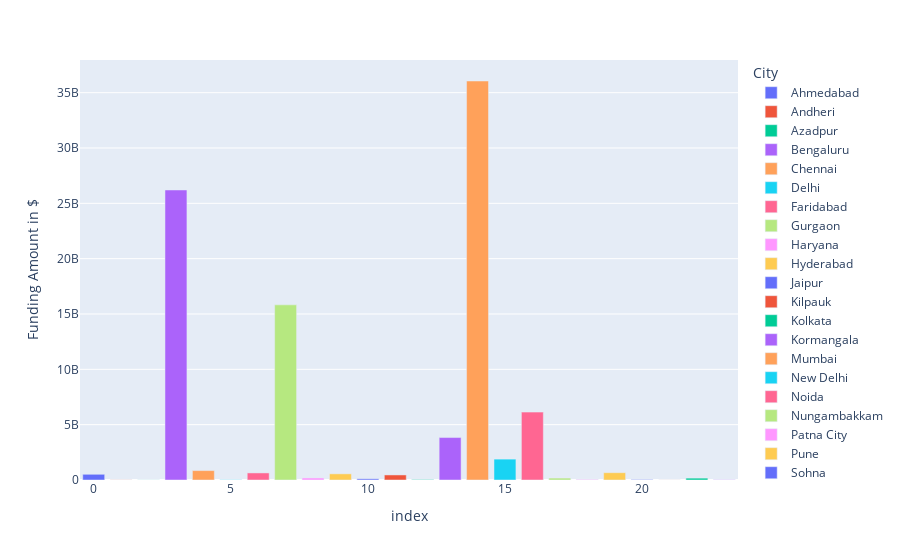

Notebook code for this chart:
### Code cell
px.bar(temp3,y='Funding Amount in $',color='City')

### Figure 1 — Plotly figure (JSON) as saved in the notebook; plotly's stock layout.template omitted (floating-point values rounded to 4 significant figures)
{"data": [{"alignmentgroup": "True", "hovertemplate": "City=Ahmedabad<br>index=%{x}<br>Funding Amount in $=%{y}<extra></extra>", "legendgroup": "Ahmedabad", "marker": {"color": "#636efa", "pattern": {"shape": ""}}, "name": "Ahmedabad", "offsetgroup": "Ahmedabad", "orientation": "v", "showlegend": true, "textposition": "auto", "type": "bar", "x": [0], "xaxis": "x", "y": [515970642], "yaxis": "y"}, {"alignmentgroup": "True", "hovertemplate": "City=Andheri<br>index=%{x}<br>Funding Amount in $=%{y}<extra></extra>", "legendgroup": "Andheri", "marker": {"color": "#EF553B", "pattern": {"shape": ""}}, "name": "Andheri", "offsetgroup": "Andheri", "orientation": "v", "showlegend": true, "textposition": "auto", "type": "bar", "x": [1], "xaxis": "x", "y": [11294388], "yaxis": "y"}, {"alignmentgroup": "True", "hovertemplate": "City=Azadpur<br>index=%{x}<br>Funding Amount in $=%{y}<extra></extra>", "legendgroup": "Azadpur", "marker": {"color": "#00cc96", "pattern": {"shape": ""}}, "name": "Azadpur", "offsetgroup": "Azadpur", "orientation": "v", "showlegend": true, "textposition": "auto", "type": "bar", "x": [2], "xaxis": "x", "y": [7420000], "yaxis": "y"}, {"alignmentgroup": "True", "hovertemplate": "City=Bengaluru<br>index=%{x}<br>Funding Amount in $=%{y}<extra></extra>", "legendgroup": "Bengaluru", "marker": {"color": "#ab63fa", "pattern": {"shape": ""}}, "name": "Bengaluru", "offsetgroup": "Bengaluru", "orientation": "v", "showlegend": true, "textposition": "auto", "type": "bar", "x": [3], "xaxis": "x", "y": [26207212825], "yaxis": "y"}, {"alignmentgroup": "True", "hovertemplate": "City=Chennai<br>index=%{x}<br>Funding Amount in $=%{y}<extra></extra>", "legendgroup": "Chennai", "marker": {"color": "#FFA15A", "pattern": {"shape": ""}}, "name": "Chennai", "offsetgroup": "Chennai", "orientation": "v", "showlegend": true, "textposition": "auto", "type": "bar", "x": [4], "xaxis": "x", "y": [849120965], "yaxis": "y"}, {"alignmentgroup": "True", "hovertemplate": "City=Delhi<br>index=%{x}<br>Funding Amount in $=%{y}<extra></extra>", "legendgroup": "Delhi", "marker": {"color": "#19d3f3", "pattern": {"shape": ""}}, "name": "Delhi", "offsetgroup": "Delhi", "orientation": "v", "showlegend": true, "textposition": "auto", "type": "bar", "x": [5], "xaxis": "x", "y": [24569257], "yaxis": "y"}, {"alignmentgroup": "True", "hovertemplate": "City=Faridabad<br>index=%{x}<br>Funding Amount in $=%{y}<extra></extra>", "legendgroup": "Faridabad", "marker": {"color": "#FF6692", "pattern": {"shape": ""}}, "name": "Faridabad", "offsetgroup": "Faridabad", "orientation": "v", "showlegend": true, "textposition": "auto", "type": "bar", "x": [6], "xaxis": "x", "y": [638829632], "yaxis": "y"}, {"alignmentgroup": "True", "hovertemplate": "City=Gurgaon<br>index=%{x}<br>Funding Amount in $=%{y}<extra></extra>", "legendgroup": "Gurgaon", "marker": {"color": "#B6E880", "pattern": {"shape": ""}}, "name": "Gurgaon", "offsetgroup": "Gurgaon", "orientation": "v", "showlegend": true, "textposition": "auto", "type": "bar", "x": [7], "xaxis": "x", "y": [15827429512], "yaxis": "y"}, {"alignmentgroup": "True", "hovertemplate": "City=Haryana<br>index=%{x}<br>Funding Amount in $=%{y}<extra></extra>", "legendgroup": "Haryana", "marker": {"color": "#FF97FF", "pattern": {"shape": ""}}, "name": "Haryana", "offsetgroup": "Haryana", "orientation": "v", "showlegend": true, "textposition": "auto", "type": "bar", "x": [8], "xaxis": "x", "y": [184794682], "yaxis": "y"}, {"alignmentgroup": "True", "hovertemplate": "City=Hyderabad<br>index=%{x}<br>Funding Amount in $=%{y}<extra></extra>", "legendgroup": "Hyderabad", "marker": {"color": "#FECB52", "pattern": {"shape": ""}}, "name": "Hyderabad", "offsetgroup": "Hyderabad", "orientation": "v", "showlegend": true, "textposition": "auto", "type": "bar", "x": [9], "xaxis": "x", "y": [557189029], "yaxis": "y"}, {"alignmentgroup": "True", "hovertemplate": "City=Jaipur<br>index=%{x}<br>Funding Amount in $=%{y}<extra></extra>", "legendgroup": "Jaipur", "marker": {"color": "#636efa", "pattern": {"shape": ""}}, "name": "Jaipur", "offsetgroup": "Jaipur", "orientation": "v", "showlegend": true, "textposition": "auto", "type": "bar", "x": [10], "xaxis": "x", "y": [108650000], "yaxis": "y"}, {"alignmentgroup": "True", "hovertemplate": "City=Kilpauk<br>index=%{x}<br>Funding Amount in $=%{y}<extra></extra>", "legendgroup": "Kilpauk", "marker": {"color": "#EF553B", "pattern": {"shape": ""}}, "name": "Kilpauk", "offsetgroup": "Kilpauk", "orientation": "v", "showlegend": true, "textposition": "auto", "type": "bar", "x": [11], "xaxis": "x", "y": [456059601], "yaxis": "y"}, {"alignmentgroup": "True", "hovertemplate": "City=Kolkata<br>index=%{x}<br>Funding Amount in $=%{y}<extra></extra>", "legendgroup": "Kolkata", "marker": {"color": "#00cc96", "pattern": {"shape": ""}}, "name": "Kolkata", "offsetgroup": "Kolkata", "orientation": "v", "showlegend": true, "textposition": "auto", "type": "bar", "x": [12], "xaxis": "x", "y": [37996690], "yaxis": "y"}, {"alignmentgroup": "True", "hovertemplate": "City=Kormangala<br>index=%{x}<br>Funding Amount in $=%{y}<extra></extra>", "legendgroup": "Kormangala", "marker": {"color": "#ab63fa", "pattern": {"shape": ""}}, "name": "Kormangala", "offsetgroup": "Kormangala", "orientation": "v", "showlegend": true, "textposition": "auto", "type": "bar", "x": [13], "xaxis": "x", "y": [3836092733], "yaxis": "y"}, {"alignmentgroup": "True", "hovertemplate": "City=Mumbai<br>index=%{x}<br>Funding Amount in $=%{y}<extra></extra>", "legendgroup": "Mumbai", "marker": {"color": "#FFA15A", "pattern": {"shape": ""}}, "name": "Mumbai", "offsetgroup": "Mumbai", "orientation": "v", "showlegend": true, "textposition": "auto", "type": "bar", "x": [14], "xaxis": "x", "y": [36055016291], "yaxis": "y"}, {"alignmentgroup": "True", "hovertemplate": "City=New Delhi<br>index=%{x}<br>Funding Amount in $=%{y}<extra></extra>", "legendgroup": "New Delhi", "marker": {"color": "#19d3f3", "pattern": {"shape": ""}}, "name": "New Delhi", "offsetgroup": "New Delhi", "orientation": "v", "showlegend": true, "textposition": "auto", "type": "bar", "x": [15], "xaxis": "x", "y": [1888117254], "yaxis": "y"}, {"alignmentgroup": "True", "hovertemplate": "City=Noida<br>index=%{x}<br>Funding Amount in $=%{y}<extra></extra>", "legendgroup": "Noida", "marker": {"color": "#FF6692", "pattern": {"shape": ""}}, "name": "Noida", "offsetgroup": "Noida", "orientation": "v", "showlegend": true, "textposition": "auto", "type": "bar", "x": [16], "xaxis": "x", "y": [6134005051], "yaxis": "y"}, {"alignmentgroup": "True", "hovertemplate": "City=Nungambakkam<br>index=%{x}<br>Funding Amount in $=%{y}<extra></extra>", "legendgroup": "Nungambakkam", "marker": {"color": "#B6E880", "pattern": {"shape": ""}}, "name": "Nungambakkam", "offsetgroup": "Nungambakkam", "orientation": "v", "showlegend": true, "textposition": "auto", "type": "bar", "x": [17], "xaxis": "x", "y": [173773498], "yaxis": "y"}, {"alignmentgroup": "True", "hovertemplate": "City=Patna City<br>index=%{x}<br>Funding Amount in $=%{y}<extra></extra>", "legendgroup": "Patna City", "marker": {"color": "#FF97FF", "pattern": {"shape": ""}}, "name": "Patna City", "offsetgroup": "Patna City", "orientation": "v", "showlegend": true, "textposition": "auto", "type": "bar", "x": [18], "xaxis": "x", "y": [49286284], "yaxis": "y"}, {"alignmentgroup": "True", "hovertemplate": "City=Pune<br>index=%{x}<br>Funding Amount in $=%{y}<extra></extra>", "legendgroup": "Pune", "marker": {"color": "#FECB52", "pattern": {"shape": ""}}, "name": "Pune", "offsetgroup": "Pune", "orientation": "v", "showlegend": true, "textposition": "auto", "type": "bar", "x": [19], "xaxis": "x", "y": [659265509], "yaxis": "y"}, {"alignmentgroup": "True", "hovertemplate": "City=Sohna<br>index=%{x}<br>Funding Amount in $=%{y}<extra></extra>", "legendgroup": "Sohna", "marker": {"color": "#636efa", "pattern": {"shape": ""}}, "name": "Sohna", "offsetgroup": "Sohna", "orientation": "v", "showlegend": true, "textposition": "auto", "type": "bar", "x": [20], "xaxis": "x", "y": [44247827], "yaxis": "y"}, {"alignmentgroup": "True", "hovertemplate": "City=Surat<br>index=%{x}<br>Funding Amount in $=%{y}<extra></extra>", "legendgroup": "Surat", "marker": {"color": "#EF553B", "pattern": {"shape": ""}}, "name": "Surat", "offsetgroup": "Surat", "orientation": "v", "showlegend": true, "textposition": "auto", "type": "bar", "x": [21], "xaxis": "x", "y": [4923799], "yaxis": "y"}, {"alignmentgroup": "True", "hovertemplate": "City=Thane<br>index=%{x}<br>Funding Amount in $=%{y}<extra></extra>", "legendgroup": "Thane", "marker": {"color": "#00cc96", "pattern": {"shape": ""}}, "name": "Thane", "offsetgroup": "Thane", "orientation": "v", "showlegend": true, "textposition": "auto", "type": "bar", "x": [22], "xaxis": "x", "y": [166825747], "yaxis": "y"}, {"alignmentgroup": "True", "hovertemplate": "City=Whitefield<br>index=%{x}<br>Funding Amount in $=%{y}<extra></extra>", "legendgroup": "Whitefield", "marker": {"color": "#ab63fa", "pattern": {"shape": ""}}, "name": "Whitefield", "offsetgroup": "Whitefield", "orientation": "v", "showlegend": true, "textposition": "auto", "type": "bar", "x": [23], "xaxis": "x", "y": [21556985], "yaxis": "y"}], "layout": {"barmode": "relative", "legend": {"title": {"text": "City"}, "tracegroupgap": 0}, "margin": {"t": 60}, "xaxis": {"anchor": "y", "domain": [0, 1], "title": {"text": "index"}}, "yaxis": {"anchor": "x", "domain": [0, 1], "title": {"text": "Funding Amount in $"}}}}
